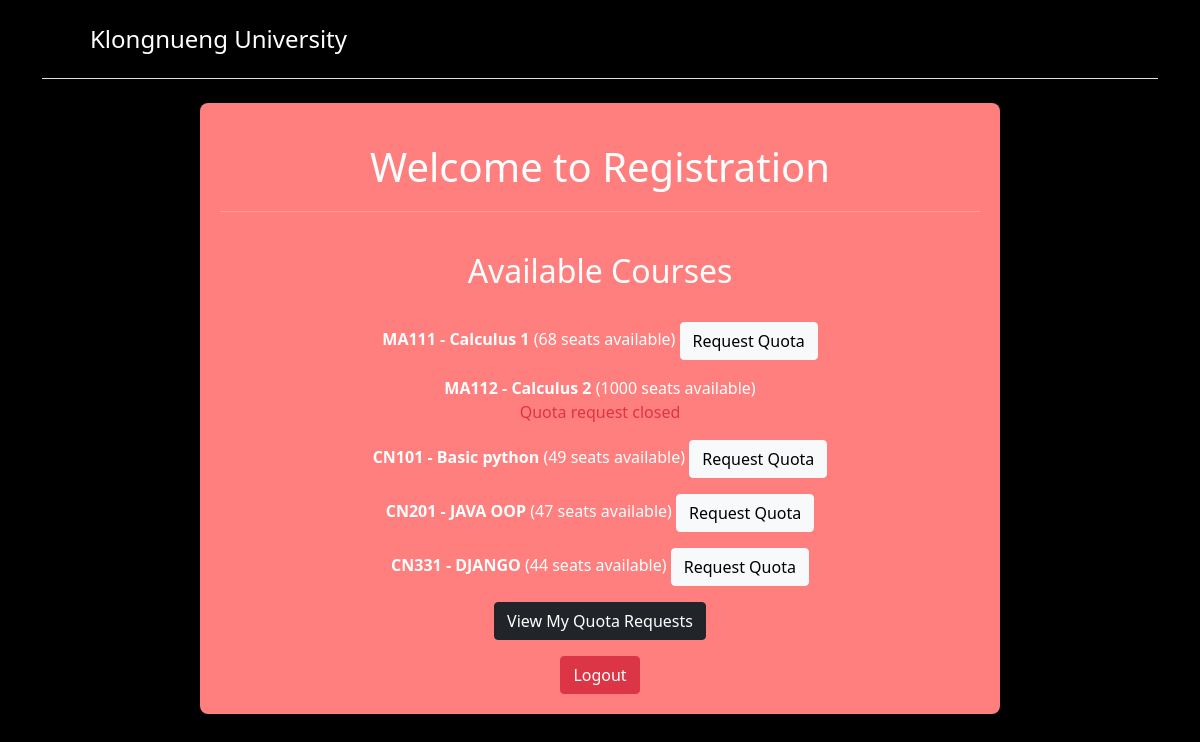
/course/, run on an earlier commit of the app's database.
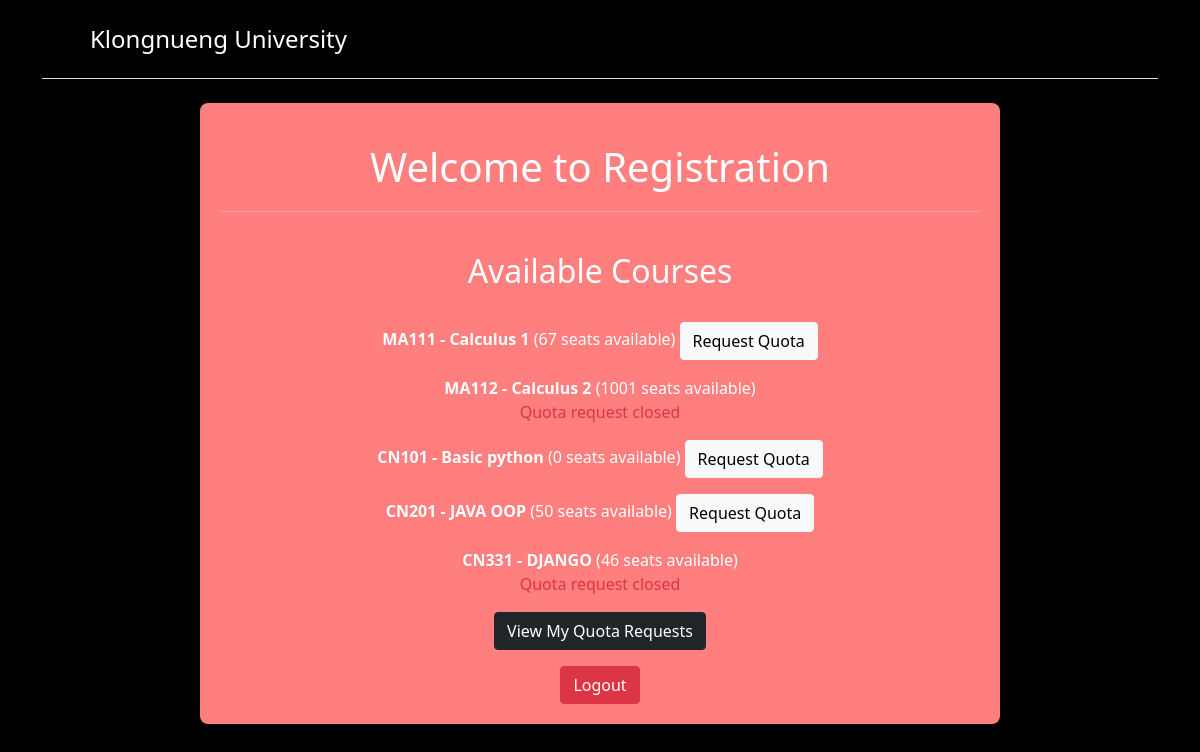
And on a later commit of the database.
### users/models.py (models this page shows, shortened)
class Course(models.Model):
    code = models.CharField(max_length=10)
    name = models.CharField(max_length=100)
    semester = models.CharField(max_length=10)
    academic_year = models.IntegerField()
    seats = models.IntegerField()
    is_quota_open = models.BooleanField(default=True)

### users/views.py (the view)
# urls.py: path('course/', views.course_list, name='course_list'),
def course_list(request):
    courses = Course.objects.all()
    return render(request, 'course_list.html', {'courses': courses})

### templates/course_list.html (shortened to what this page needs)
{% extends "base.html" %}
{% block content %}
<h1>Welcome to Registration</h1>
<hr><br>
<h2>Available Courses</h2><br>
<ul class="list-unstyled">
    {% for course in courses %}
    <li class="mb-3">
        <strong>{{ course.code }} - {{ course.name }}</strong> ({{ course.seats }} seats available)
        {% if course.is_quota_open %}
        <a href="{% url 'request_quota' course.id %}" class="btn btn-light">Request Quota</a>
        {% else %}
        <p class="text-danger">Quota request closed</p>
        {% endif %}
    </li>
    {% endfor %}
</ul>
<div class="mb-3">
    <a href="{% url 'my_quota_requests' %}" class="btn btn-dark">View My Quota Requests</a>
</div>
<form action="/" method="post" class="d-inline">
    <button type="submit" class="btn btn-danger">Logout</button>
</form>
{% endblock %}

### templates/base.html (shortened to what this page needs)
<!doctype html>
<html lang="en">
<head>
    <link href="https://cdn.jsdelivr.net/npm/bootstrap@5.0.2/dist/css/bootstrap.min.css" rel="stylesheet"
>
</head>
<body>
    <div class="container">
        <header class="d-flex flex-wrap justify-content-center py-3 mb-4 border-bottom">
            <a href="/" class="d-flex align-items-center mb-3 mb-md-0 me-md-auto navbar-brand text-decoration-none">
                <svg class="bi me-2" width="40" height="32">
                    <use xlink:href="#bootstrap" />
                </svg>
                <span class="fs-4">Klongnueng University</span>
            </a>
        </header>
    </div>
    <div class="container">
        <div class="content-wrapper">
            {% block content %}{% endblock %}
        </div>
    </div>
</body>
</html>

### templates/base.html (style rules this page uses)
body { background-color: black; color: white; }
.navbar-brand { color: white !important; }
.content-wrapper { background-color: rgb(255, 127, 127); border-radius: 8px; padding: 20px; margin: 20px auto; max-width: 800px; text-align: center; }
h1 { text-align: center; margin-top: 20px; margin-bottom: 20px; }

What changed in the data, as far as the page shows it:
changed Course "MA111": seats "68" → "67"
changed Course "MA112": seats "1000" → "1001"
changed Course "CN101": seats "49" → "0"
changed Course "CN201": seats "47" → "50"
changed Course "CN331": seats "44" → "46"; is_quota_open "Request Quota" → "Quota request closed"
